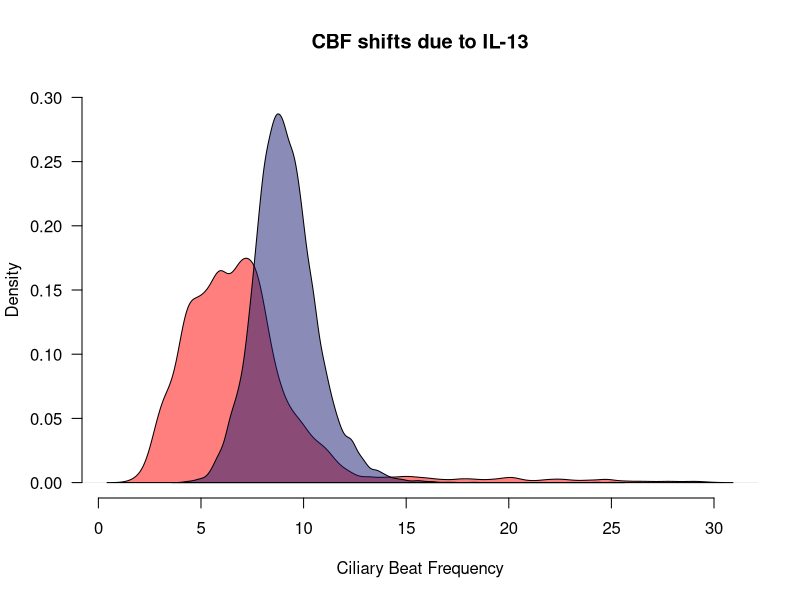
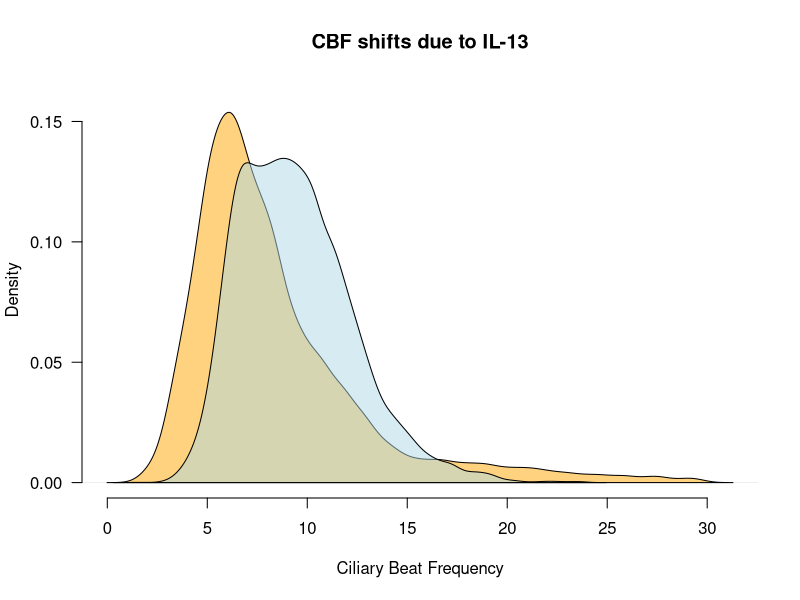
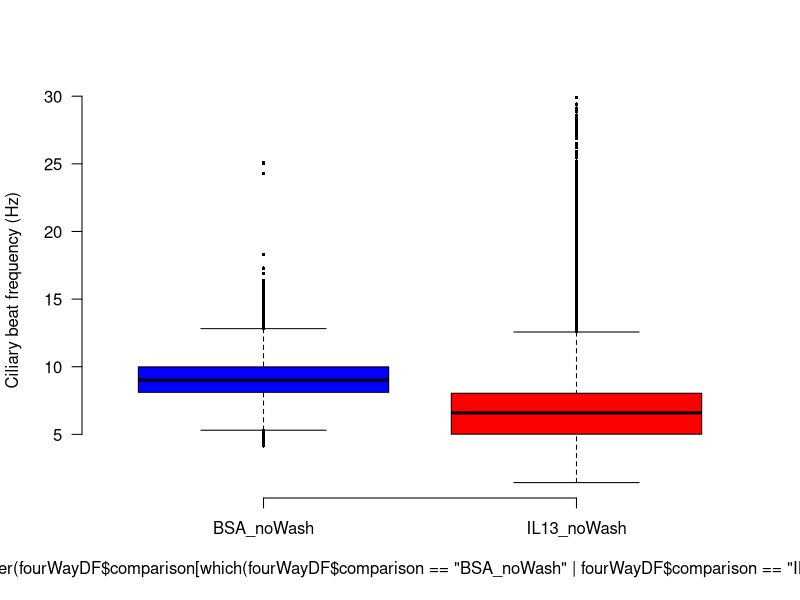
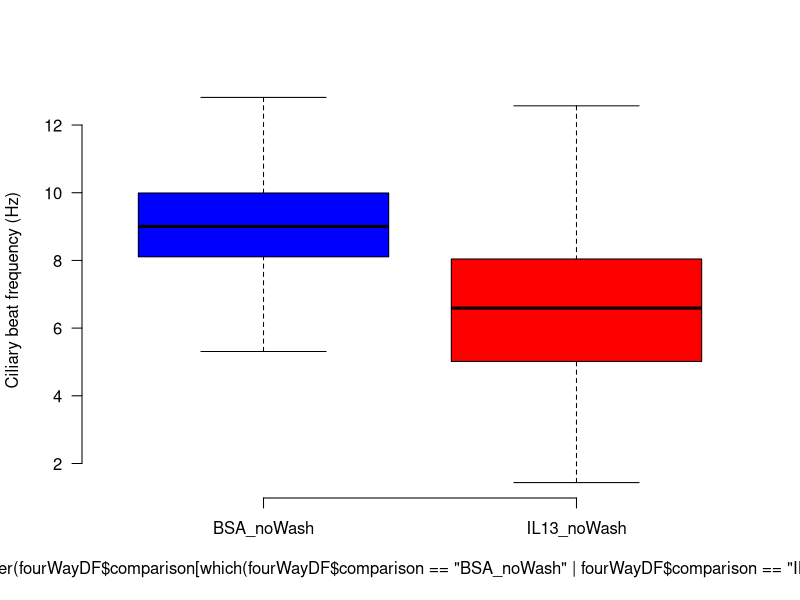
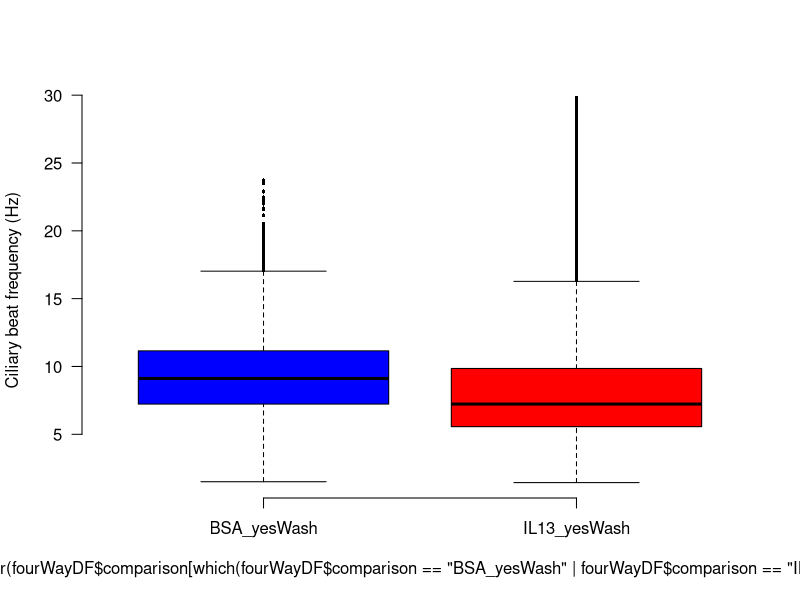
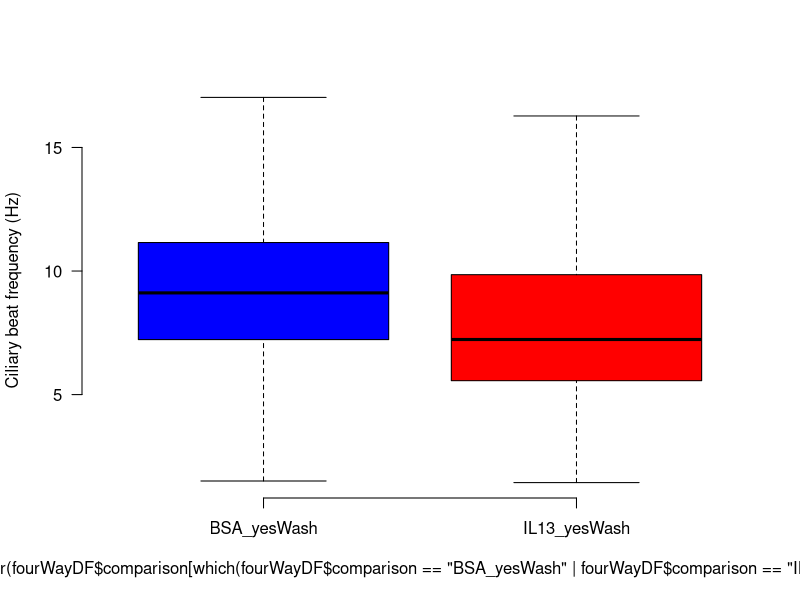

R code for these plots, in order: (Note: this script raises an error after producing the figures.)
################ Here I'm plotting ciliary beat frequency (CBF) data from DDM

library(plotrix)
library(beeswarm)
library(openxlsx)
library(reshape2)
library(scales)
library(lme4)
library(lmerTest)
library(openxlsx)


#########################################################################################
#########################################################################################
####### TOP DOWN IMAGING 
#########################################################################################
#########################################################################################


#Bring in raw data from 6 donors
CBF_df<-read.table("../data/CBF_topdown.txt",header=T,stringsAsFactors=F)

#Make dataset that compares washed and no-washed effects
fourWayDF<-data.frame("CBF"=c(CBF_df$CBF[which(CBF_df$Treatment=="BSA" & CBF_df$Wash=="noWash")],
	CBF_df$CBF[which(CBF_df$Treatment=="IL13" & CBF_df$Wash=="noWash")],
	CBF_df$CBF[which(CBF_df$Treatment=="BSA" & CBF_df$Wash=="yesWash")],
	CBF_df$CBF[which(CBF_df$Treatment=="IL13" & CBF_df$Wash=="yesWash")]),
	"comparison"=c(rep("BSA_noWash",length(CBF_df$CBF[which(CBF_df$Treatment=="BSA" & CBF_df$Wash=="noWash")])),
	rep("IL13_noWash",length(CBF_df$CBF[which(CBF_df$Treatment=="IL13" & CBF_df$Wash=="noWash")])),
	rep("BSA_yesWash",length(CBF_df$CBF[which(CBF_df$Treatment=="BSA" & CBF_df$Wash=="yesWash")])),
	rep("IL13_yesWash",length(CBF_df$CBF[which(CBF_df$Treatment=="IL13" & CBF_df$Wash=="yesWash")]))))
fourWayDF$comparison<-factor(fourWayDF$comparison,levels=unique(fourWayDF$comparison))





###############Do density plots
#####Just the non-washed
pdf("Density_CBF_nonWashed.pdf",width=4,height=4)
par(bty="n")
density1<-density(fourWayDF$CBF[which(fourWayDF$comparison=="IL13_noWash")])
plot(density1,las=1,ylim=c(0,0.3),main="CBF shifts due to IL-13",xlab="Ciliary Beat Frequency",type="n")
polygon(density1, col = alpha("red", 0.5), border="black")
density2<-density(fourWayDF$CBF[which(fourWayDF$comparison=="BSA_noWash")])
polygon(density2, col = alpha("midnightBlue", 0.5), border="black")
dev.off()

#####Just the washed
pdf("Density_CBF_washed.pdf",width=4,height=4)
par(bty="n")
density1<-density(fourWayDF$CBF[which(fourWayDF$comparison=="IL13_yesWash")])
plot(density1,las=1,ylim=c(0,0.16),main="CBF shifts due to IL-13",xlab="Ciliary Beat Frequency",type="n")
polygon(density1, col = alpha("orange", 0.5), border="black")
density2<-density(fourWayDF$CBF[which(fourWayDF$comparison=="BSA_yesWash")])
polygon(density2, col = alpha("lightblue", 0.5), border="black")
dev.off()












############################## Now do box plots for these same comparisons

#No washed
pdf("Boxplots_CBF_noWash.pdf",width=1.6,height=3.5)
color=c("blue","red")
#dev.new(width=1.6,height=3.5)
par(bty="n")
boxplot(fourWayDF$CBF[which(fourWayDF$comparison == "BSA_noWash" | 
	fourWayDF$comparison == "IL13_noWash")]~as.character(fourWayDF$comparison[which(fourWayDF$comparison == "BSA_noWash" | 
	fourWayDF$comparison == "IL13_noWash")]),las=1,ylab="Ciliary beat frequency (Hz)",col=color,outpch=16,outcex=0.5)
dev.off()

pdf("Boxplots_CBF_noWash_noOutliers.pdf",width=1.6,height=3.5)
color=c("blue","red")
#dev.new(width=1.6,height=3.5)
par(bty="n")
boxplot(fourWayDF$CBF[which(fourWayDF$comparison == "BSA_noWash" | 
	fourWayDF$comparison == "IL13_noWash")]~as.character(fourWayDF$comparison[which(fourWayDF$comparison == "BSA_noWash" | 
	fourWayDF$comparison == "IL13_noWash")]),las=1,ylab="Ciliary beat frequency (Hz)",col=color,outline=F)
dev.off()


#Washed
pdf("Boxplots_CBF_yesWash.pdf",width=1.6,height=3.5)
color=c("blue","red")
#dev.new(width=1.6,height=3.5)
par(bty="n")
boxplot(fourWayDF$CBF[which(fourWayDF$comparison == "BSA_yesWash" | 
	fourWayDF$comparison == "IL13_yesWash")]~as.character(fourWayDF$comparison[which(fourWayDF$comparison == "BSA_yesWash" | 
	fourWayDF$comparison == "IL13_yesWash")]),las=1,ylab="Ciliary beat frequency (Hz)",col=color,outpch=16,outcex=0.5)
dev.off()

pdf("Boxplots_CBF_yesWash_noOutliers.pdf",width=1.6,height=3.5)
color=c("blue","red")
#dev.new(width=1.6,height=3.5)
par(bty="n")
boxplot(fourWayDF$CBF[which(fourWayDF$comparison == "BSA_yesWash" | 
	fourWayDF$comparison == "IL13_yesWash")]~as.character(fourWayDF$comparison[which(fourWayDF$comparison == "BSA_yesWash" | 
	fourWayDF$comparison == "IL13_yesWash")]),las=1,ylab="Ciliary beat frequency (Hz)",col=color,outline=F)
dev.off()



############################## Mann-Whitney p-values for all comparisons

#### No wash BSA versus No wash IL-13
wilcox.test(x=fourWayDF$CBF[which(fourWayDF$comparison == "BSA_noWash")],
	y=fourWayDF$CBF[which(fourWayDF$comparison == "IL13_noWash")],paired=F,alternative="greater")

#### Wash BSA versus Wash IL-13 (inserts 1 and 2 only)
wilcox.test(x=fourWayDF$CBF[which(fourWayDF$comparison == "BSA_yesWash")],
	y=fourWayDF$CBF[which(fourWayDF$comparison == "IL13_yesWash")],paired=F,alternative="greater")
















############################## Test for interaction effect for IL-13 contigent on washing
#First, fit a linear mixed model with treatment, wash status, and an interaction term as fixed effects, and donor as a random effect
#Then calculate p-values and degrees of freedom using Satterthwaite approximations
CBF_df_1And2<-CBF_df

#response ~ treatment + wash status + donor (random effect) + treatment:wash status
lmer_CBF<-lmer(CBF_df_1And2$CBF~CBF_df_1And2$Treatment + CBF_df_1And2$Wash + (1 | CBF_df_1And2$Donor) + (CBF_df_1And2$Treatment * CBF_df_1And2$Wash))
summary(lmer_CBF)

#Now use the Satterthwaite approximiation to get p-values for coefficents
#Extract coefficients
coefs <- data.frame(coef(summary(lmer_CBF)))
#Get Satterthwaite-approximated degrees of freedom
coefs$df.Satt <- coef(summary(lmer_CBF))[, 3]
#Get Satterthwaite-approximated p-values
coefs$p.Satt <- coef(summary(lmer_CBF))[, 5]


#Now get marginal effect of IL-13 for washed and no washed separately
##Including donor as random effect or fixed effect returns same coefficients
#Pre-wash
##Isolate just inserts 1 and 2
CBF_df_1And2<-CBF_df[which(CBF_df$Wash == "noWash"),]

#Now do regression model
#response ~ treatment + wash status + donor (random effect) + treatment:wash status
lmer_CBF<-lmer(CBF_df_1And2$CBF~CBF_df_1And2$Treatment + (1 | CBF_df_1And2$Donor))
summary(lmer_CBF)
coefs_noWash <- data.frame(coef(summary(lmer_CBF)))
coefs_noWash$df.Satt <- coef(summary(lmer_CBF))[, 3]
coefs_noWash$p.Satt <- coef(summary(lmer_CBF))[, 5]

#Post-wash
##Isolate just inserts 1 and 2
CBF_df_1And2<-CBF_df[which(CBF_df$Wash == "yesWash"),]

#Now do regression model
#response ~ treatment + wash status + donor (random effect) + treatment:wash status
lmer_CBF<-lmer(CBF_df_1And2$CBF~CBF_df_1And2$Treatment + (1 | CBF_df_1And2$Donor))
summary(lmer_CBF)
coefs_yesWash <- data.frame(coef(summary(lmer_CBF)))
coefs_yesWash$df.Satt <- coef(summary(lmer_CBF))[, 3]
coefs_yesWash$p.Satt <- coef(summary(lmer_CBF))[, 5]






















#########################################################################################
#########################################################################################
####### PROFILE IMAGING 
#########################################################################################
#########################################################################################

#Bring in raw data from 2 donors
CBF_profile<-read.table("../data/CBF_profile.txt",header=T,stringsAsFactors=F)
CBF_profile$Treat_Wash<-paste(CBF_profile$Treatment,CBF_profile$Wash,sep="_")


#Make density plots
pdf("Density_CBF_profile_noWash_FIGURE.pdf",width=4,height=4)
#dev.new(width=4,height=4)
par(bty="n")
density1<-density(CBF_profile$CBF[which(CBF_profile$Treat_Wash=="IL13_noWash")])
density2<-density(CBF_profile$CBF[which(CBF_profile$Treat_Wash=="BSA_noWash")])
plot(density1,las=1,xlim=c(0,max(c(max(density1$x),max(density2$x)))),ylim=c(0,0.3),
	main="CBF shifts due to IL-13 before wash",xlab="Ciliary Beat Frequency",type="n")
polygon(density2, col = alpha("grey", 0.65), border="black")
polygon(density1, col = alpha("black", 0.65), border="black")
dev.off()

pdf("Density_CBF_profile_yesWash_FIGURE.pdf",width=4,height=4)
#dev.new(width=4,height=4)
par(bty="n")
density3<-density(CBF_profile$CBF[which(CBF_profile$Treat_Wash=="IL13_yesWash")])
density4<-density(CBF_profile$CBF[which(CBF_profile$Treat_Wash=="BSA_yesWash")])
plot(density1,las=1,xlim=c(0,max(c(max(density1$x),max(density2$x)))),ylim=c(0,0.25),
	main="CBF shifts due to IL-13 after wash",xlab="Ciliary Beat Frequency",type="n")
polygon(density4, col = alpha("grey", 0.65), border="black")
polygon(density3, col = alpha("black", 0.65), border="black")
dev.off()





#Make box plots
#Plot without outliers
pdf("Boxplots_CBF_profile_noWash_noOutliers_FIGURE.pdf",width=1.65,height=4)
color=c("grey","black")
#dev.new(width=1.65,height=4)
par(bty="n")
boxplot(CBF_profile$CBF[which(CBF_profile$Wash=="noWash")]~CBF_profile[which(CBF_profile$Wash=="noWash"),]$Treatment,
	las=1,ylab="Ciliary beat frequency (Hz)",col=color,outpch=16,outcex=0.5,medcol="white",
	names=F,outline=F,main="Before wash",ylim=c(0,15))
dev.off()

pdf("Boxplots_CBF_profile_yesWash_noOutliers_FIGURE.pdf",width=1.65,height=4)
color=c("grey","black")
#dev.new(width=1.65,height=4)
par(bty="n")
boxplot(CBF_profile$CBF[which(CBF_profile$Wash=="yesWash")]~CBF_profile[which(CBF_profile$Wash=="yesWash"),]$Treatment,
	las=1,ylab="Ciliary beat frequency (Hz)",col=color,outpch=16,outcex=0.5,medcol="white",
	names=F,outline=F,main="After wash",ylim=c(0,15))
dev.off()








####Test for interaction effect for IL-13 contigent on washing
#response ~ treatment + wash status + donor (random effect) + treatment:wash status
lmer_CBF_profile<-lmer(CBF_profile$CBF~CBF_profile$Treatment + CBF_profile$Wash + (1 | CBF_profile$Donor) + (CBF_profile$Treatment * CBF_profile$Wash))
summary(lmer_CBF_profile)

#Now use the Satterthwaite approximiation to get p-values for coefficents
#Extract coefficients
coefs <- data.frame(coef(summary(lmer_CBF_profile)))
#Get Satterthwaite-approximated degrees of freedom
coefs$df.Satt <- coef(summary(lmer_CBF_profile))[, 3]
#Get Satterthwaite-approximated p-values
coefs$p.Satt <- coef(summary(lmer_CBF_profile))[, 5]



#Now get marginal effect of IL-13 for washed and no washed separately
##Including donor as random effect or fixed effect returns same coefficients

#Pre-wash
CBF_profile_noWash<-CBF_profile[which(CBF_profile$Wash == "noWash"),]
#Now do regression model
lmer_CBF_noWash<-lmer(CBF_profile_noWash$CBF~CBF_profile_noWash$Treatment + (1 | CBF_profile_noWash$Donor))
summary(lmer_CBF_noWash)
coefs_noWash <- data.frame(coef(summary(lmer_CBF_noWash)))
coefs_noWash$df.Satt <- coef(summary(lmer_CBF_noWash))[, 3]
coefs_noWash$p.Satt <- coef(summary(lmer_CBF_noWash))[, 5]


#Post-wash
CBF_profile_yesWash<-CBF_profile[which(CBF_profile$Wash == "yesWash"),]
#Now do regression model
lmer_CBF_yesWash<-lmer(CBF_profile_yesWash$CBF~CBF_profile_yesWash$Treatment + (1 | CBF_profile_yesWash$Donor))
summary(lmer_CBF_yesWash)
coefs_yesWash <- data.frame(coef(summary(lmer_CBF_yesWash)))
coefs_yesWash$df.Satt <- coef(summary(lmer_CBF_yesWash))[, 3]
coefs_yesWash$p.Satt <- coef(summary(lmer_CBF_yesWash))[, 5]
